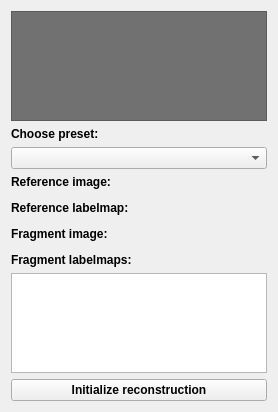
        <widget class="QWidget" name="ReferenceDataTab">
         <attribute name="title">
          <string>Input data</string>
         </attribute>
         <layout class="QVBoxLayout" name="verticalLayout_4">
          <item>
           <widget class="QTextBrowser" name="InputDescription">
            <property name="minimumSize">
             <size>
              <width>0</width>
              <height>80</height>
             </size>
            </property>
            <property name="maximumSize">
             <size>
              <width>16777215</width>
              <height>110</height>
             </size>
            </property>
            <property name="palette">
             <palette>
              <active>
               <colorrole role="WindowText">
                <brush brushstyle="SolidPattern">
                 <color alpha="255">
                  <red>255</red>
                  <green>255</green>
                  <blue>255</blue>
                 </color>
                </brush>
               </colorrole>
               <colorrole role="Button">
                <brush brushstyle="SolidPattern">
                 <color alpha="255">
                  <red>118</red>
                  <green>118</green>
                  <blue>118</blue>
                 </color>
                </brush>
               </colorrole>
               <colorrole role="Light">
                <brush brushstyle="SolidPattern">
                 <color alpha="255">
                  <red>177</red>
                  <green>177</green>
                  <blue>177</blue>
                 </color>
                </brush>
               </colorrole>
               <colorrole role="Midlight">
                <brush brushstyle="SolidPattern">
                 <color alpha="255">
                  <red>147</red>
                  <green>147</green>
                  <blue>147</blue>
                 </color>
                </brush>
               </colorrole>
               <colorrole role="Dark">
                <brush brushstyle="SolidPattern">
                 <color alpha="255">
                  <red>59</red>
                  <green>59</green>
                  <blue>59</blue>
                 </color>
                </brush>
               </colorrole>
               <colorrole role="Mid">
                <brush brushstyle="SolidPattern">
                 <color alpha="255">
                  <red>78</red>
                  <green>78</green>
                  <blue>78</blue>
                 </color>
                </brush>
               </colorrole>
               <colorrole role="Text">
                <brush brushstyle="SolidPattern">
                 <color alpha="255">
                  <red>255</red>
                  <green>255</green>
                  <blue>255</blue>
                 </color>
                </brush>
               </colorrole>
               <colorrole role="BrightText">
                <brush brushstyle="SolidPattern">
                 <color alpha="255">
                  <red>255</red>
                  <green>255</green>
                  <blue>255</blue>
                 </color>
                </brush>
               </colorrole>
               <colorrole role="ButtonText">
                <brush brushstyle="SolidPattern">
                 <color alpha="255">
                  <red>255</red>
                  <green>255</green>
                  <blue>255</blue>
                 </color>
                </brush>
               </colorrole>
               <colorrole role="Base">
                <brush brushstyle="SolidPattern">
                 <color alpha="255">
                  <red>113</red>
                  <green>113</green>
                  <blue>113</blue>
                 </color>
                </brush>
               </colorrole>
               <colorrole role="Window">
                <brush brushstyle="SolidPattern">
                 <color alpha="255">
                  <red>118</red>
                  <green>118</green>
                  <blue>118</blue>
                 </color>
                </brush>
               </colorrole>
               <colorrole role="Shadow">
                <brush brushstyle="SolidPattern">
                 <color alpha="255">
                  <red>0</red>
                  <green>0</green>
                  <blue>0</blue>
                 </color>
                </brush>
               </colorrole>
               <colorrole role="AlternateBase">
                <brush brushstyle="SolidPattern">
                 <color alpha="255">
                  <red>59</red>
                  <green>59</green>
                  <blue>59</blue>
                 </color>
                </brush>
               </colorrole>
               <colorrole role="ToolTipBase">
                <brush brushstyle="SolidPattern">
                 <color alpha="255">
                  <red>255</red>
                  <green>255</green>
                  <blue>220</blue>
                 </color>
                </brush>
               </colorrole>
               <colorrole role="ToolTipText">
                <brush brushstyle="SolidPattern">
                 <color alpha="255">
                  <red>0</red>
                  <green>0</green>
                  <blue>0</blue>
                 </color>
                </brush>
               </colorrole>
              </active>
              <inactive>
               <colorrole role="WindowText">
                <brush brushstyle="SolidPattern">
                 <color alpha="255">
                  <red>255</red>
                  <green>255</green>
                  <blue>255</blue>
                 </color>
                </brush>
               </colorrole>
               <colorrole role="Button">
                <brush brushstyle="SolidPattern">
                 <color alpha="255">
                  <red>118</red>
                  <green>118</green>
                  <blue>118</blue>
                 </color>
                </brush>
               </colorrole>
               <colorrole role="Light">
                <brush brushstyle="SolidPattern">
                 <color alpha="255">
                  <red>177</red>
                  <green>177</green>
                  <blue>177</blue>
                 </color>
                </brush>
               </colorrole>
               <colorrole role="Midlight">
                <brush brushstyle="SolidPattern">
                 <color alpha="255">
                  <red>147</red>
                  <green>147</green>
                  <blue>147</blue>
                 </color>
                </brush>
               </colorrole>
               <colorrole role="Dark">
                <brush brushstyle="SolidPattern">
                 <color alpha="255">
                  <red>59</red>
                  <green>59</green>
                  <blue>59</blue>
                 </color>
                </brush>
               </colorrole>
               <colorrole role="Mid">
                <brush brushstyle="SolidPattern">
                 <color alpha="255">
                  <red>78</red>
                  <green>78</green>
                  <blue>78</blue>
                 </color>
                </brush>
               </colorrole>
               <colorrole role="Text">
                <brush brushstyle="SolidPattern">
                 <color alpha="255">
                  <red>255</red>
                  <green>255</green>
                  <blue>255</blue>
                 </color>
                </brush>
               </colorrole>
               <colorrole role="BrightText">
                <brush brushstyle="SolidPattern">
                 <color alpha="255">
                  <red>255</red>
                  <green>255</green>
                  <blue>255</blue>
                 </color>
                </brush>
               </colorrole>
               <colorrole role="ButtonText">
                <brush brushstyle="SolidPattern">
                 <color alpha="255">
                  <red>255</red>
                  <green>255</green>
                  <blue>255</blue>
                 </color>
                </brush>
               </colorrole>
               <colorrole role="Base">
                <brush brushstyle="SolidPattern">
                 <color alpha="255">
                  <red>113</red>
                  <green>113</green>
                  <blue>113</blue>
                 </color>
                </brush>
               </colorrole>
               <colorrole role="Window">
                <brush brushstyle="SolidPattern">
                 <color alpha="255">
                  <red>118</red>
                  <green>118</green>
                  <blue>118</blue>
                 </color>
                </brush>
               </colorrole>
               <colorrole role="Shadow">
                <brush brushstyle="SolidPattern">
                 <color alpha="255">
                  <red>0</red>
                  <green>0</green>
                  <blue>0</blue>
                 </color>
                </brush>
               </colorrole>
               <colorrole role="AlternateBase">
                <brush brushstyle="SolidPattern">
                 <color alpha="255">
                  <red>59</red>
                  <green>59</green>
                  <blue>59</blue>
                 </color>
                </brush>
               </colorrole>
               <colorrole role="ToolTipBase">
                <brush brushstyle="SolidPattern">
                 <color alpha="255">
                  <red>255</red>
                  <green>255</green>
                  <blue>220</blue>
                 </color>
                </brush>
               </colorrole>
               <colorrole role="ToolTipText">
                <brush brushstyle="SolidPattern">
                 <color alpha="255">
                  <red>0</red>
                  <green>0</green>
                  <blue>0</blue>
                 </color>
                </brush>
               </colorrole>
              </inactive>
              <disabled>
               <colorrole role="WindowText">
                <brush brushstyle="SolidPattern">
                 <color alpha="255">
                  <red>59</red>
                  <green>59</green>
                  <blue>59</blue>
                 </color>
                </brush>
               </colorrole>
               <colorrole role="Button">
                <brush brushstyle="SolidPattern">
                 <color alpha="255">
                  <red>118</red>
                  <green>118</green>
                  <blue>118</blue>
                 </color>
                </brush>
               </colorrole>
               <colorrole role="Light">
                <brush brushstyle="SolidPattern">
                 <color alpha="255">
                  <red>177</red>
                  <green>177</green>
                  <blue>177</blue>
                 </color>
                </brush>
               </colorrole>
               <colorrole role="Midlight">
                <brush brushstyle="SolidPattern">
                 <color alpha="255">
                  <red>147</red>
                  <green>147</green>
                  <blue>147</blue>
                 </color>
                </brush>
               </colorrole>
               <colorrole role="Dark">
                <brush brushstyle="SolidPattern">
                 <color alpha="255">
                  <red>59</red>
                  <green>59</green>
                  <blue>59</blue>
                 </color>
                </brush>
               </colorrole>
               <colorrole role="Mid">
                <brush brushstyle="SolidPattern">
                 <color alpha="255">
                  <red>78</red>
                  <green>78</green>
                  <blue>78</blue>
                 </color>
                </brush>
               </colorrole>
               <colorrole role="Text">
                <brush brushstyle="SolidPattern">
                 <color alpha="255">
                  <red>59</red>
                  <green>59</green>
                  <blue>59</blue>
                 </color>
                </brush>
               </colorrole>
               <colorrole role="BrightText">
                <brush brushstyle="SolidPattern">
                 <color alpha="255">
                  <red>255</red>
                  <green>255</green>
                  <blue>255</blue>
                 </color>
                </brush>
               </colorrole>
               <colorrole role="ButtonText">
                <brush brushstyle="SolidPattern">
                 <color alpha="255">
                  <red>59</red>
                  <green>59</green>
                  <blue>59</blue>
                 </color>
                </brush>
               </colorrole>
               <colorrole role="Base">
                <brush brushstyle="SolidPattern">
                 <color alpha="255">
                  <red>118</red>
                  <green>118</green>
                  <blue>118</blue>
                 </color>
                </brush>
               </colorrole>
               <colorrole role="Window">
                <brush brushstyle="SolidPattern">
                 <color alpha="255">
                  <red>118</red>
                  <green>118</green>
                  <blue>118</blue>
                 </color>
                </brush>
               </colorrole>
               <colorrole role="Shadow">
                <brush brushstyle="SolidPattern">
                 <color alpha="255">
                  <red>0</red>
                  <green>0</green>
                  <blue>0</blue>
                 </color>
                </brush>
               </colorrole>
               <colorrole role="AlternateBase">
                <brush brushstyle="SolidPattern">
                 <color alpha="255">
                  <red>118</red>
                  <green>118</green>
                  <blue>118</blue>
                 </color>
                </brush>
               </colorrole>
               <colorrole role="ToolTipBase">
                <brush brushstyle="SolidPattern">
                 <color alpha="255">
                  <red>255</red>
                  <green>255</green>
                  <blue>220</blue>
                 </color>
                </brush>
               </colorrole>
               <colorrole role="ToolTipText">
                <brush brushstyle="SolidPattern">
                 <color alpha="255">
                  <red>0</red>
                  <green>0</green>
                  <blue>0</blue>
                 </color>
                </brush>
               </colorrole>
              </disabled>
             </palette>
            </property>
            <property name="font">
             <font>
              <pointsize>9</pointsize>
              <weight>50</weight>
              <italic>false</italic>
              <bold>false</bold>
             </font>
            </property>
            <property name="autoFillBackground">
             <bool>true</bool>
            </property>
           </widget>
          </item>
          <item>
           <widget class="QLabel" name="label_2">
            <property name="font">
             <font>
              <weight>75</weight>
              <bold>true</bold>
             </font>
            </property>
            <property name="text">
             <string>Choose preset:</string>
            </property>
           </widget>
          </item>
          <item>
           <widget class="QComboBox" name="PresetBox"/>
          </item>
          <item>
           <widget class="QLabel" name="ReferenceImageLabel">
            <property name="font">
             <font>
              <weight>75</weight>
              <bold>true</bold>
             </font>
            </property>
            <property name="text">
             <string>Reference image:</string>
            </property>
           </widget>
          </item>
          <item>
           <widget class="qMRMLNodeComboBox" name="ReferenceImageComboBox"/>
          </item>
          <item>
           <widget class="QLabel" name="ReferenceLabelmapLabel">
            <property name="font">
             <font>
              <weight>75</weight>
              <bold>true</bold>
             </font>
            </property>
            <property name="text">
             <string>Reference labelmap:</string>
            </property>
           </widget>
          </item>
          <item>
           <widget class="qMRMLNodeComboBox" name="ReferenceLabelmapComboBox"/>
          </item>
          <item>
           <widget class="QLabel" name="FragmentImageLabel">
            <property name="font">
             <font>
              <weight>75</weight>
              <bold>true</bold>
             </font>
            </property>
            <property name="text">
             <string>Fragment image:</string>
            </property>
           </widget>
          </item>
          <item>
           <widget class="qMRMLNodeComboBox" name="FragmentImageComboBox"/>
          </item>
          <item>
           <widget class="QLabel" name="DataLabelRef">
            <property name="font">
             <font>
              <weight>75</weight>
              <bold>true</bold>
             </font>
            </property>
            <property name="text">
             <string>Fragment labelmaps:</string>
            </property>
           </widget>
          </item>
          <item>
           <widget class="qMRMLSubjectHierarchyTreeView" name="InputDataTree">
            <property name="sizePolicy">
             <sizepolicy hsizetype="Ignored" vsizetype="Expanding">
              <horstretch>0</horstretch>
              <verstretch>0</verstretch>
             </sizepolicy>
            </property>
            <property name="minimumSize">
             <size>
              <width>160</width>
              <height>50</height>
             </size>
            </property>
            <property name="maximumSize">
             <size>
              <width>16777215</width>
              <height>100</height>
             </size>
            </property>
            <property name="editTriggers">
             <set>QAbstractItemView::NoEditTriggers</set>
            </property>
            <property name="selectionMode">
             <enum>QAbstractItemView::ExtendedSelection</enum>
            </property>
            <property name="sortingEnabled">
             <bool>false</bool>
            </property>
            <property name="headerHidden">
             <bool>true</bool>
            </property>
            <property name="nodeTypes">
             <stringlist>
              <string>vtkMRMLTransformableNode</string>
             </stringlist>
            </property>
           </widget>
          </item>
          <item>
           <widget class="QPushButton" name="AddFragmentButton">
            <property name="font">
             <font>
              <weight>75</weight>
              <bold>true</bold>
             </font>
            </property>
            <property name="text">
             <string>Initialize reconstruction</string>
            </property>
           </widget>
          </item>
         </layout>
        </widget>
